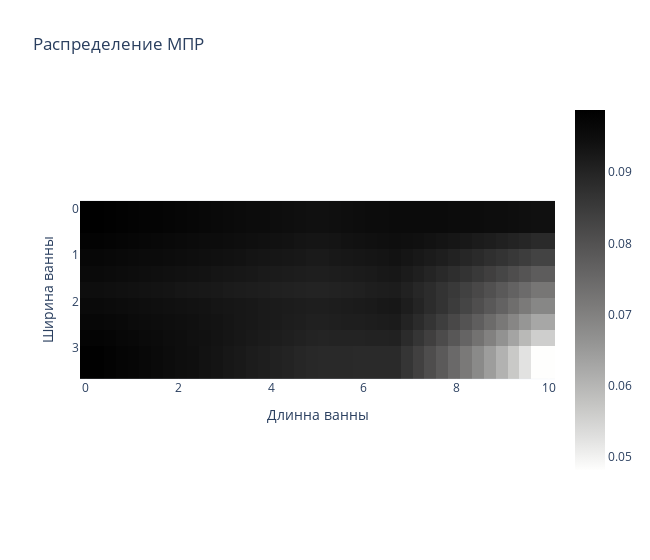

The notebook cell saved with this chart:
### Code cell
file_name="surf1.txt"
plot_imshow(file_name)

### Figure 1 — Plotly figure (JSON) as saved in the notebook; plotly's stock layout.template omitted (floating-point values rounded to 4 significant figures; data arrays with more than 128 entries replaced by an {"elided": "..."} marker saying what was removed)
{"data": [{"coloraxis": "coloraxis", "hovertemplate": "Длинна ванны: %{x}<br>Ширина ванны: %{y}<br>color: %{z}<extra></extra>", "name": "0", "type": "heatmap", "x": [0, 0.2564, 0.5128, 0.7692, 1.026, 1.282, 1.538, 1.795, 2.051, 2.308, 2.564, 2.821, 3.077, 3.333, 3.59, 3.846, 4.103, 4.359, 4.615, 4.872, 5.128, 5.385, 5.641, 5.897, 6.154, 6.41, 6.667, 6.923, 7.179, 7.436, 7.692, 7.949, 8.205, 8.462, 8.718, 8.974, 9.231, 9.487, 9.744, 10], "xaxis": "x", "y": [0, 0.35, 0.7, 1.05, 1.4, 1.75, 2.1, 2.45, 2.8, 3.15, 3.5], "yaxis": "y", "z": {"elided": "11x40 float values"}}], "layout": {"coloraxis": {"colorscale": [[0, "rgb(254, 254, 253)"], [0.09091, "rgb(224, 224, 223)"], [0.1818, "rgb(197, 197, 195)"], [0.2727, "rgb(171, 171, 170)"], [0.3636, "rgb(146, 146, 145)"], [0.4545, "rgb(124, 123, 122)"], [0.5455, "rgb(102, 101, 101)"], [0.6364, "rgb(81, 80, 80)"], [0.7273, "rgb(59, 59, 59)"], [0.8182, "rgb(38, 38, 38)"], [0.9091, "rgb(16, 16, 16)"], [1, "rgb(0, 0, 0)"]]}, "title": {"text": "Распределение МПР"}, "width": 650, "xaxis": {"anchor": "y", "constrain": "domain", "domain": [0, 1], "scaleanchor": "y", "title": {"text": "Длинна ванны"}}, "yaxis": {"anchor": "x", "autorange": "reversed", "constrain": "domain", "domain": [0, 1], "title": {"text": "Ширина ванны"}}}}
